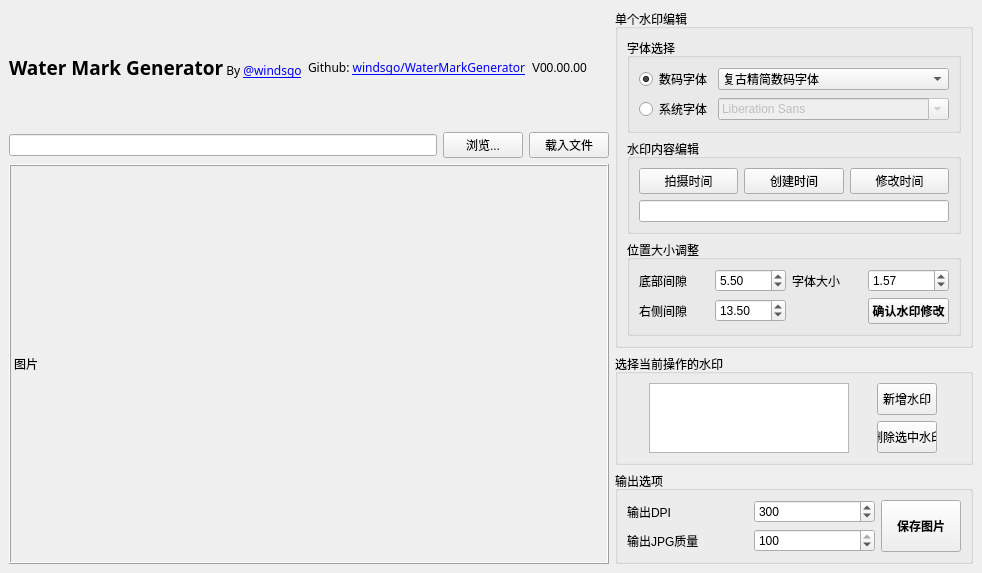
<?xml version="1.0" encoding="UTF-8"?>
<ui version="4.0">
 <class>MainWindow</class>
 <widget class="QMainWindow" name="MainWindow">
  <property name="geometry">
   <rect>
    <x>0</x>
    <y>0</y>
    <width>863</width>
    <height>482</height>
   </rect>
  </property>
  <property name="sizePolicy">
   <sizepolicy hsizetype="Fixed" vsizetype="Preferred">
    <horstretch>0</horstretch>
    <verstretch>0</verstretch>
   </sizepolicy>
  </property>
  <property name="windowTitle">
   <string>复古水印生成器</string>
  </property>
  <widget class="QWidget" name="centralwidget">
   <layout class="QGridLayout" name="gridLayout_7">
    <item row="2" column="0">
     <widget class="QLabel" name="lbPicture">
      <property name="sizePolicy">
       <sizepolicy hsizetype="Preferred" vsizetype="Preferred">
        <horstretch>0</horstretch>
        <verstretch>0</verstretch>
       </sizepolicy>
      </property>
      <property name="minimumSize">
       <size>
        <width>600</width>
        <height>400</height>
       </size>
      </property>
      <property name="maximumSize">
       <size>
        <width>600</width>
        <height>400</height>
       </size>
      </property>
      <property name="frameShape">
       <enum>QFrame::Shape::Box</enum>
      </property>
      <property name="frameShadow">
       <enum>QFrame::Shadow::Raised</enum>
      </property>
      <property name="text">
       <string>图片</string>
      </property>
     </widget>
    </item>
    <item row="0" column="1" rowspan="3">
     <layout class="QVBoxLayout" name="verticalLayout">
      <item>
       <widget class="QGroupBox" name="groupBox_2">
        <property name="title">
         <string>单个水印编辑</string>
        </property>
        <layout class="QGridLayout" name="gridLayout_3">
         <item row="0" column="0" colspan="2">
          <widget class="QGroupBox" name="groupBox_3">
           <property name="title">
            <string>字体选择</string>
           </property>
           <layout class="QGridLayout" name="gridLayout_2">
            <item row="3" column="0">
             <widget class="QRadioButton" name="rbSystemFont">
              <property name="text">
               <string>系统字体</string>
              </property>
              <property name="checked">
               <bool>false</bool>
              </property>
             </widget>
            </item>
            <item row="0" column="0">
             <widget class="QRadioButton" name="rbDigitalFont">
              <property name="text">
               <string>数码字体</string>
              </property>
              <property name="checked">
               <bool>true</bool>
              </property>
             </widget>
            </item>
            <item row="0" column="1">
             <widget class="QComboBox" name="cbDigitalFonts">
              <property name="sizePolicy">
               <sizepolicy hsizetype="Minimum" vsizetype="Fixed">
                <horstretch>0</horstretch>
                <verstretch>0</verstretch>
               </sizepolicy>
              </property>
              <item>
               <property name="text">
                <string>复古精简数码字体</string>
               </property>
              </item>
              <item>
               <property name="text">
                <string>加强数码字体</string>
               </property>
              </item>
             </widget>
            </item>
            <item row="3" column="1">
             <widget class="QFontComboBox" name="fcbSystemFonts">
              <property name="enabled">
               <bool>false</bool>
              </property>
              <property name="sizePolicy">
               <sizepolicy hsizetype="Minimum" vsizetype="Fixed">
                <horstretch>0</horstretch>
                <verstretch>0</verstretch>
               </sizepolicy>
              </property>
             </widget>
            </item>
           </layout>
          </widget>
         </item>
         <item row="1" column="0" colspan="2">
          <widget class="QGroupBox" name="groupBox_5">
           <property name="title">
            <string>水印内容编辑</string>
           </property>
           <layout class="QGridLayout" name="gridLayout_5">
            <item row="0" column="1">
             <widget class="QPushButton" name="pbGetBirthTime">
              <property name="text">
               <string>创建时间</string>
              </property>
             </widget>
            </item>
            <item row="0" column="2">
             <widget class="QPushButton" name="pbGetModifyTime">
              <property name="text">
               <string>修改时间</string>
              </property>
             </widget>
            </item>
            <item row="2" column="0" colspan="3">
             <widget class="QLineEdit" name="leString">
              <property name="sizePolicy">
               <sizepolicy hsizetype="Preferred" vsizetype="Fixed">
                <horstretch>0</horstretch>
                <verstretch>0</verstretch>
               </sizepolicy>
              </property>
              <property name="readOnly">
               <bool>false</bool>
              </property>
             </widget>
            </item>
            <item row="0" column="0">
             <widget class="QPushButton" name="pbGetExifTime">
              <property name="text">
               <string>拍摄时间</string>
              </property>
             </widget>
            </item>
           </layout>
          </widget>
         </item>
         <item row="2" column="0" colspan="2">
          <widget class="QGroupBox" name="groupBox_4">
           <property name="title">
            <string>位置大小调整</string>
           </property>
           <layout class="QGridLayout" name="gridLayout_4">
            <item row="0" column="2">
             <widget class="QLabel" name="label_4">
              <property name="text">
               <string>字体大小</string>
              </property>
             </widget>
            </item>
            <item row="1" column="0">
             <widget class="QLabel" name="label_3">
              <property name="text">
               <string>右侧间隙</string>
              </property>
             </widget>
            </item>
            <item row="0" column="1">
             <widget class="QDoubleSpinBox" name="dsbBottomPercent">
              <property name="value">
               <double>5.500000000000000</double>
              </property>
             </widget>
            </item>
            <item row="0" column="0">
             <widget class="QLabel" name="label_2">
              <property name="text">
               <string>底部间隙</string>
              </property>
             </widget>
            </item>
            <item row="1" column="1">
             <widget class="QDoubleSpinBox" name="dsbRightPercent">
              <property name="value">
               <double>13.500000000000000</double>
              </property>
             </widget>
            </item>
            <item row="0" column="3">
             <widget class="QDoubleSpinBox" name="dsbFontPercent">
              <property name="value">
               <double>1.570000000000000</double>
              </property>
             </widget>
            </item>
            <item row="1" column="3">
             <widget class="QPushButton" name="pbConfirmEdit">
              <property name="sizePolicy">
               <sizepolicy hsizetype="Preferred" vsizetype="Preferred">
                <horstretch>0</horstretch>
                <verstretch>0</verstretch>
               </sizepolicy>
              </property>
              <property name="minimumSize">
               <size>
                <width>0</width>
                <height>0</height>
               </size>
              </property>
              <property name="font">
               <font>
                <bold>true</bold>
               </font>
              </property>
              <property name="text">
               <string>确认水印修改</string>
              </property>
             </widget>
            </item>
           </layout>
          </widget>
         </item>
        </layout>
       </widget>
      </item>
      <item>
       <widget class="QGroupBox" name="groupBox_6">
        <property name="sizePolicy">
         <sizepolicy hsizetype="Preferred" vsizetype="Preferred">
          <horstretch>0</horstretch>
          <verstretch>0</verstretch>
         </sizepolicy>
        </property>
        <property name="title">
         <string>选择当前操作的水印</string>
        </property>
        <layout class="QGridLayout" name="gridLayout_6">
         <item row="0" column="1">
          <widget class="QPushButton" name="pbAddNewWM">
           <property name="sizePolicy">
            <sizepolicy hsizetype="Preferred" vsizetype="Preferred">
             <horstretch>0</horstretch>
             <verstretch>0</verstretch>
            </sizepolicy>
           </property>
           <property name="maximumSize">
            <size>
             <width>60</width>
             <height>16777215</height>
            </size>
           </property>
           <property name="text">
            <string>新增水印</string>
           </property>
          </widget>
         </item>
         <item row="1" column="1">
          <widget class="QPushButton" name="pbDeleteSelectedWM">
           <property name="sizePolicy">
            <sizepolicy hsizetype="Preferred" vsizetype="Preferred">
             <horstretch>0</horstretch>
             <verstretch>0</verstretch>
            </sizepolicy>
           </property>
           <property name="maximumSize">
            <size>
             <width>60</width>
             <height>16777215</height>
            </size>
           </property>
           <property name="text">
            <string>删除选中水印</string>
           </property>
          </widget>
         </item>
         <item row="0" column="0" rowspan="2">
          <widget class="QListWidget" name="listWidgetWM">
           <property name="sizePolicy">
            <sizepolicy hsizetype="Ignored" vsizetype="Preferred">
             <horstretch>0</horstretch>
             <verstretch>0</verstretch>
            </sizepolicy>
           </property>
           <property name="maximumSize">
            <size>
             <width>200</width>
             <height>16777215</height>
            </size>
           </property>
          </widget>
         </item>
        </layout>
       </widget>
      </item>
      <item>
       <widget class="QGroupBox" name="groupBox">
        <property name="sizePolicy">
         <sizepolicy hsizetype="Preferred" vsizetype="Fixed">
          <horstretch>0</horstretch>
          <verstretch>0</verstretch>
         </sizepolicy>
        </property>
        <property name="title">
         <string>输出选项</string>
        </property>
        <layout class="QGridLayout" name="gridLayout">
         <item row="0" column="0">
          <widget class="QLabel" name="label_7">
           <property name="text">
            <string>输出DPI</string>
           </property>
          </widget>
         </item>
         <item row="0" column="1">
          <widget class="QSpinBox" name="sb_export_dpi">
           <property name="minimum">
            <number>1</number>
           </property>
           <property name="maximum">
            <number>600</number>
           </property>
           <property name="singleStep">
            <number>50</number>
           </property>
           <property name="stepType">
            <enum>QAbstractSpinBox::StepType::DefaultStepType</enum>
           </property>
           <property name="value">
            <number>300</number>
           </property>
          </widget>
         </item>
         <item row="0" column="2" rowspan="2">
          <widget class="QPushButton" name="pbSaveFile">
           <property name="sizePolicy">
            <sizepolicy hsizetype="Fixed" vsizetype="Preferred">
             <horstretch>0</horstretch>
             <verstretch>0</verstretch>
            </sizepolicy>
           </property>
           <property name="font">
            <font>
             <bold>true</bold>
            </font>
           </property>
           <property name="text">
            <string>保存图片</string>
           </property>
          </widget>
         </item>
         <item row="1" column="0">
          <widget class="QLabel" name="label_8">
           <property name="text">
            <string>输出JPG质量</string>
           </property>
          </widget>
         </item>
         <item row="1" column="1">
          <widget class="QSpinBox" name="sb_export_jpg_quality">
           <property name="minimum">
            <number>1</number>
           </property>
           <property name="maximum">
            <number>100</number>
           </property>
           <property name="singleStep">
            <number>10</number>
           </property>
           <property name="value">
            <number>100</number>
           </property>
          </widget>
         </item>
        </layout>
       </widget>
      </item>
     </layout>
    </item>
    <item row="0" column="0">
     <layout class="QHBoxLayout" name="horizontalLayout">
      <item>
       <widget class="QLabel" name="label_5">
        <property name="font">
         <font>
          <family>Adobe 黑体 Std R</family>
         </font>
        </property>
        <property name="text">
         <string>&lt;html&gt;&lt;head/&gt;&lt;body&gt;&lt;p&gt;&lt;span style=&quot; font-size:14pt; font-weight:600;&quot;&gt;Water Mark Generator&lt;/span&gt; By &lt;a href=&quot;https://github.com/windsgo&quot;&gt;&lt;span style=&quot; text-decoration: underline; color:#0000ff;&quot;&gt;@windsgo&lt;/span&gt;&lt;/a&gt;&lt;/p&gt;&lt;/body&gt;&lt;/html&gt;</string>
        </property>
       </widget>
      </item>
      <item>
       <widget class="QLabel" name="label_6">
        <property name="font">
         <font>
          <family>Adobe 黑体 Std R</family>
         </font>
        </property>
        <property name="text">
         <string>&lt;!DOCTYPE HTML PUBLIC &quot;-//W3C//DTD HTML 4.0//EN&quot; &quot;http://www.w3.org/TR/REC-html40/strict.dtd&quot;&gt;
&lt;html&gt;&lt;head&gt;&lt;meta name=&quot;qrichtext&quot; content=&quot;1&quot; /&gt;&lt;style type=&quot;text/css&quot;&gt;
p, li { white-space: pre-wrap; }
&lt;/style&gt;&lt;/head&gt;&lt;body style=&quot; font-family:'SimSun'; font-size:9pt; font-weight:400; font-style:normal;&quot;&gt;
&lt;p style=&quot; margin-top:12px; margin-bottom:12px; margin-left:0px; margin-right:0px; -qt-block-indent:0; text-indent:0px;&quot;&gt;Github: &lt;a href=&quot;https://github.com/windsgo/WaterMarkGenerator&quot;&gt;&lt;span style=&quot; text-decoration: underline; color:#0000ff;&quot;&gt;windsgo/WaterMarkGenerator&lt;/span&gt;&lt;/a&gt;&lt;/p&gt;&lt;/body&gt;&lt;/html&gt;</string>
        </property>
        <property name="openExternalLinks">
         <bool>true</bool>
        </property>
       </widget>
      </item>
      <item>
       <widget class="QLabel" name="lbVersion">
        <property name="text">
         <string>V00.00.00</string>
        </property>
       </widget>
      </item>
      <item>
       <spacer name="horizontalSpacer">
        <property name="orientation">
         <enum>Qt::Orientation::Horizontal</enum>
        </property>
        <property name="sizeHint" stdset="0">
         <size>
          <width>40</width>
          <height>20</height>
         </size>
        </property>
       </spacer>
      </item>
     </layout>
    </item>
    <item row="1" column="0">
     <layout class="QHBoxLayout" name="horizontalLayout_2">
      <item>
       <widget class="QLineEdit" name="leLoadFilename"/>
      </item>
      <item>
       <widget class="QPushButton" name="pbChooseFile">
        <property name="text">
         <string>浏览...</string>
        </property>
       </widget>
      </item>
      <item>
       <widget class="QPushButton" name="pbLoadFile">
        <property name="text">
         <string>载入文件</string>
        </property>
       </widget>
      </item>
     </layout>
    </item>
   </layout>
  </widget>
  <widget class="QMenuBar" name="menubar">
   <property name="geometry">
    <rect>
     <x>0</x>
     <y>0</y>
     <width>863</width>
     <height>18</height>
    </rect>
   </property>
  </widget>
 </widget>
 <resources/>
 <connections/>
</ui>
